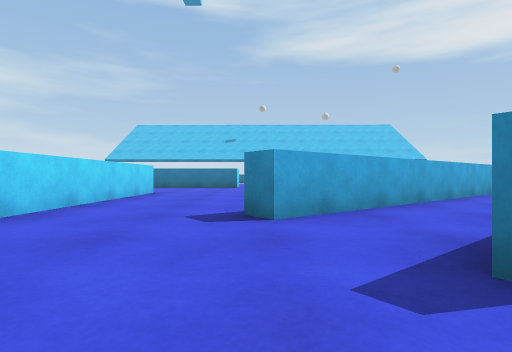
[1] (above)

18 first-person views from a walk through a Unity game level. The camera is 0.51 m above the floor, looks level and sees 80° across. The floor is counted in squares, 1 m on a side. Each view is taken from the middle of a square. On the plan, view 1 faces up. The plan holds only what a view shows up to about 9 squares ahead; the rest is blank. The place goes on beyond the plan. The player character is not drawn. Surface patterns are stand-ins for the level's own textures.

[2]
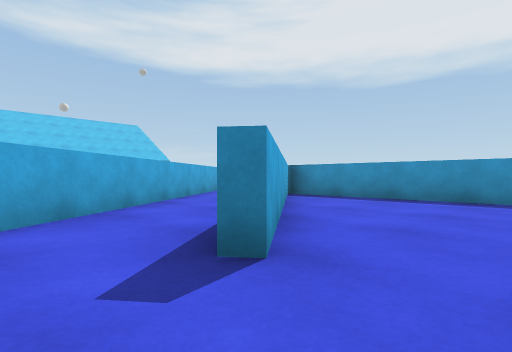

[3]
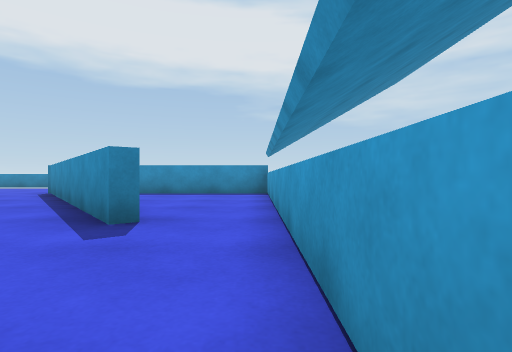

[4]
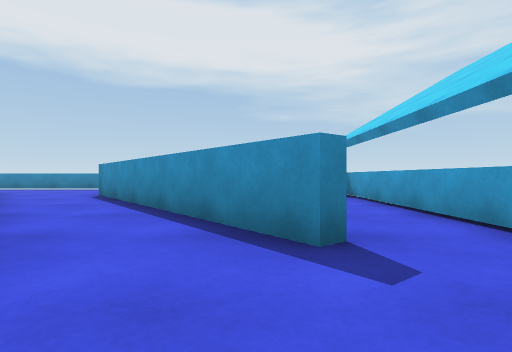

[5]
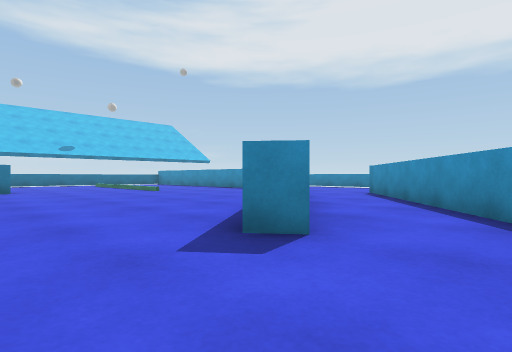

[6]
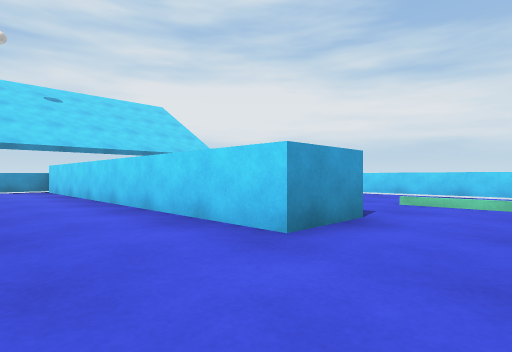

[7]
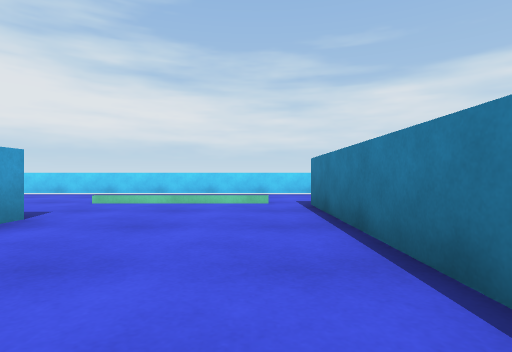

[8]
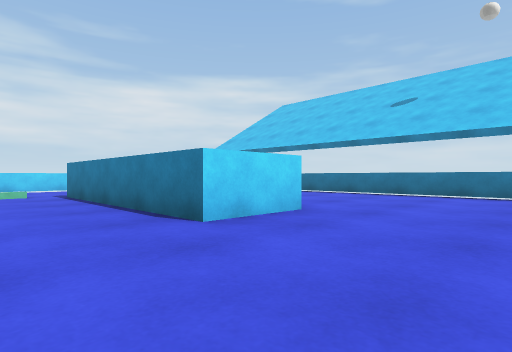

[9]
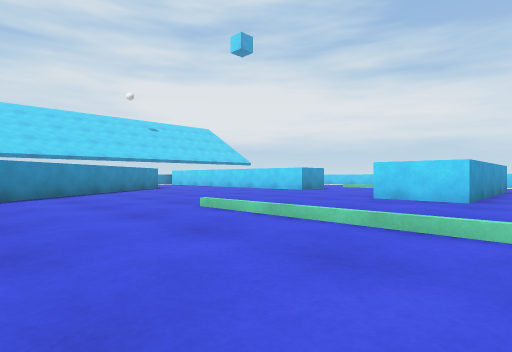

[10]
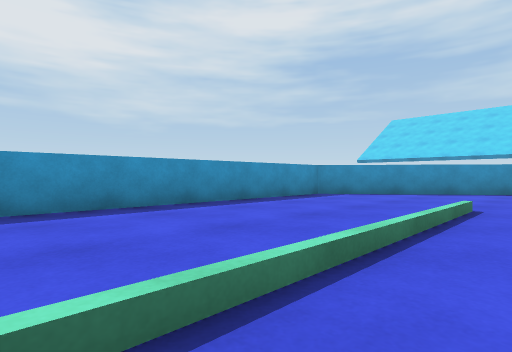

[11]
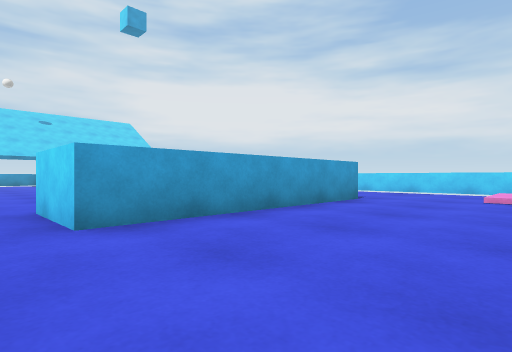

[12]
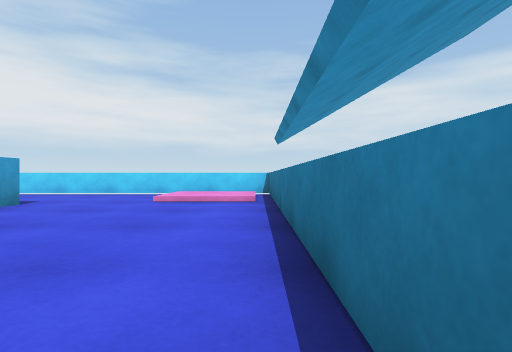

[13]
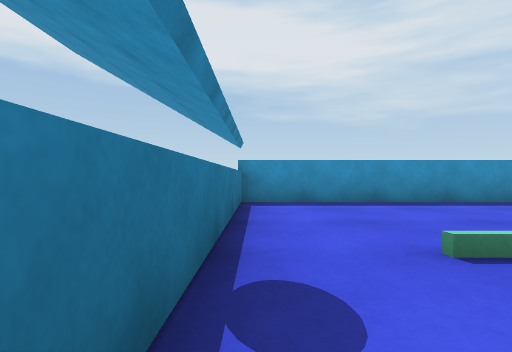

[14]
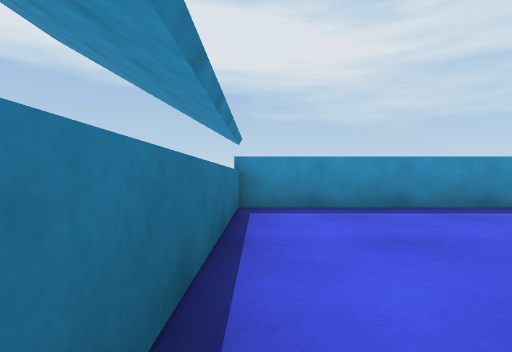

[15]
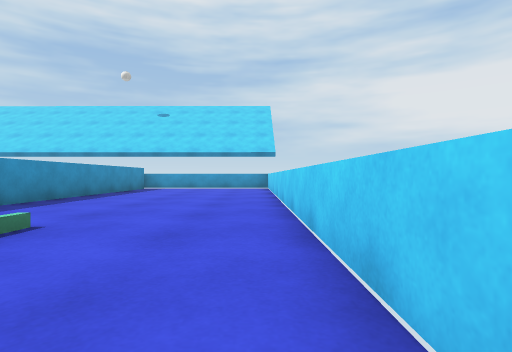

[16]
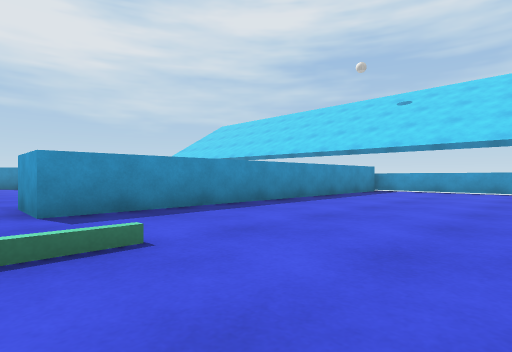

[17]
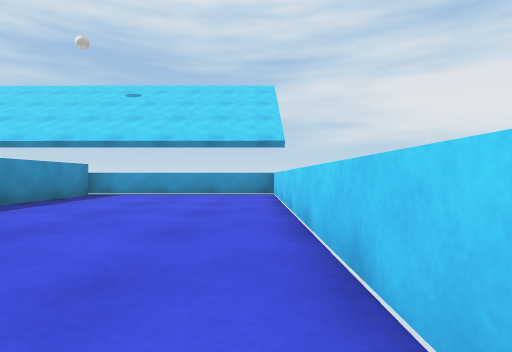

[18]
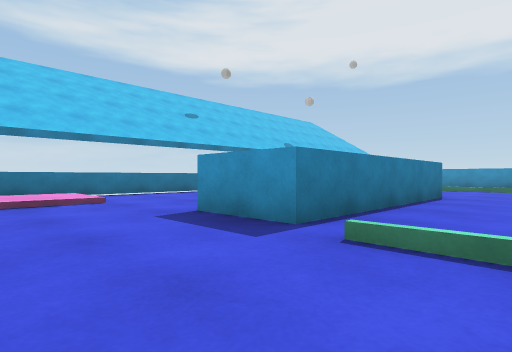

### Floor plan
Key: @ floor where view 1 was taken; # wall or solid block; . main floor; : floor 0.1 m higher than the main floor; / step, stairs or slope; ^ raised ledge.
Columns run from 10 left of view 1 to 7 right of it. Each row starts with its distance up from view 1.
 20  #################
 19 ^///.............#
 18 ^/:/........./...#
 17 ^///........./...#
 16 ^............/...#
 15 ^...######.../...#
 14 ^...######.../...#
 13 ^...######.../...#
 12 ^............/...#
 11 ^................#
 10 ^................#
  9 ^.....##........##
  8 ^.....##.......##
  7 ^.....##.....###
  6 ^.....##.... ##
  5 ^.....##...#######
  4 ^.....##..##.###.#
  3 ^.....##....###..#
  2 ^.....##....#....#
  1 ^.....##.........#
  0  #######..@......#
 -1        ###########

Positions as (right, up) in squares from view 1, and headings:
1: (0, 0), facing up
2: (0, 0), facing up-right
3: (-2, 0), facing right
4: (-1, 2), facing right
5: (-2, 2), facing up-right
6: (-1, 11), facing down-left
7: (-1, 12), facing left
8: (2, 11), facing up-left
9: (6, 16), facing down-left
10: (2, 17), facing down-right
11: (0, 18), facing down-left
12: (-1, 19), facing left
13: (1, 19), facing right
14: (2, 19), facing right
15: (-9, 12), facing down
16: (-9, 10), facing down-right
17: (-9, 8), facing down
18: (-9, 11), facing up-right
